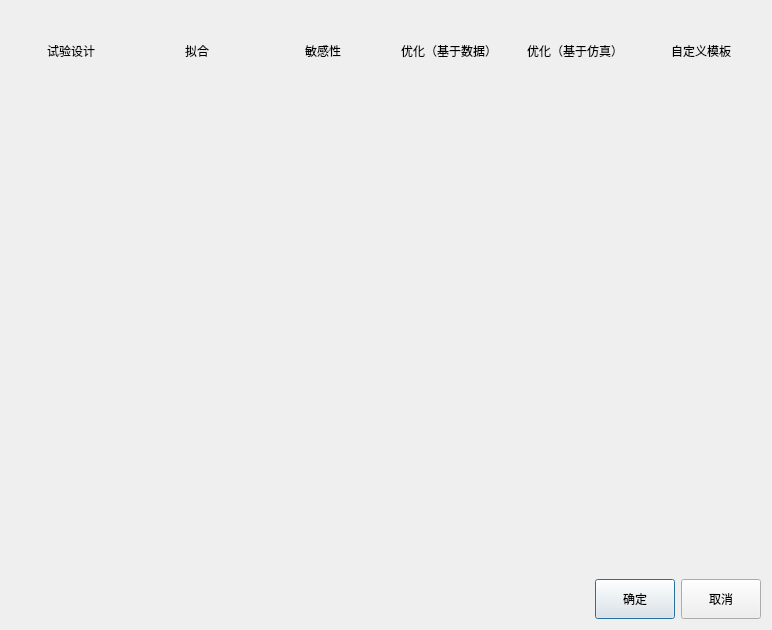
<?xml version="1.0" encoding="UTF-8"?>
<ui version="4.0">
 <class>Procedures</class>
 <widget class="QDialog" name="Procedures">
  <property name="geometry">
   <rect>
    <x>0</x>
    <y>0</y>
    <width>770</width>
    <height>630</height>
   </rect>
  </property>
  <property name="windowTitle">
   <string>选择模板</string>
  </property>
  <layout class="QVBoxLayout" name="verticalLayout">
   <item>
    <layout class="QHBoxLayout" name="horizontalLayout_2">
     <item>
      <widget class="QToolButton" name="Button_doe">
       <property name="sizePolicy">
        <sizepolicy hsizetype="Fixed" vsizetype="Fixed">
         <horstretch>0</horstretch>
         <verstretch>0</verstretch>
        </sizepolicy>
       </property>
       <property name="minimumSize">
        <size>
         <width>120</width>
         <height>80</height>
        </size>
       </property>
       <property name="maximumSize">
        <size>
         <width>120</width>
         <height>80</height>
        </size>
       </property>
       <property name="toolTip">
        <string>实验设计</string>
       </property>
       <property name="text">
        <string>试验设计</string>
       </property>
       <property name="icon">
        <iconset resource="../../../icons.qrc">
         <normaloff>:/pic/icons/template_实验设计模板icon.png</normaloff>:/pic/icons/template_实验设计模板icon.png</iconset>
       </property>
       <property name="iconSize">
        <size>
         <width>50</width>
         <height>50</height>
        </size>
       </property>
       <property name="checkable">
        <bool>true</bool>
       </property>
       <property name="checked">
        <bool>false</bool>
       </property>
       <property name="autoExclusive">
        <bool>true</bool>
       </property>
       <property name="toolButtonStyle">
        <enum>Qt::ToolButtonTextUnderIcon</enum>
       </property>
       <property name="autoRaise">
        <bool>true</bool>
       </property>
      </widget>
     </item>
     <item>
      <widget class="QToolButton" name="Button_fit">
       <property name="sizePolicy">
        <sizepolicy hsizetype="Fixed" vsizetype="Fixed">
         <horstretch>0</horstretch>
         <verstretch>0</verstretch>
        </sizepolicy>
       </property>
       <property name="minimumSize">
        <size>
         <width>120</width>
         <height>80</height>
        </size>
       </property>
       <property name="maximumSize">
        <size>
         <width>120</width>
         <height>80</height>
        </size>
       </property>
       <property name="toolTip">
        <string>快速建模</string>
       </property>
       <property name="text">
        <string>拟合</string>
       </property>
       <property name="icon">
        <iconset resource="../../../icons.qrc">
         <normaloff>:/pic/icons/template_拟合模板icon.png</normaloff>:/pic/icons/template_拟合模板icon.png</iconset>
       </property>
       <property name="iconSize">
        <size>
         <width>50</width>
         <height>50</height>
        </size>
       </property>
       <property name="checkable">
        <bool>true</bool>
       </property>
       <property name="checked">
        <bool>false</bool>
       </property>
       <property name="autoExclusive">
        <bool>true</bool>
       </property>
       <property name="toolButtonStyle">
        <enum>Qt::ToolButtonTextUnderIcon</enum>
       </property>
       <property name="autoRaise">
        <bool>true</bool>
       </property>
      </widget>
     </item>
     <item>
      <widget class="QToolButton" name="Button_sa">
       <property name="sizePolicy">
        <sizepolicy hsizetype="Fixed" vsizetype="Fixed">
         <horstretch>0</horstretch>
         <verstretch>0</verstretch>
        </sizepolicy>
       </property>
       <property name="minimumSize">
        <size>
         <width>120</width>
         <height>80</height>
        </size>
       </property>
       <property name="maximumSize">
        <size>
         <width>120</width>
         <height>80</height>
        </size>
       </property>
       <property name="toolTip">
        <string>设计变量的敏度分析</string>
       </property>
       <property name="text">
        <string>敏感性</string>
       </property>
       <property name="icon">
        <iconset resource="../../../icons.qrc">
         <normaloff>:/pic/icons/template_敏感性分析模板icon.png</normaloff>:/pic/icons/template_敏感性分析模板icon.png</iconset>
       </property>
       <property name="iconSize">
        <size>
         <width>50</width>
         <height>50</height>
        </size>
       </property>
       <property name="checkable">
        <bool>true</bool>
       </property>
       <property name="checked">
        <bool>false</bool>
       </property>
       <property name="autoExclusive">
        <bool>true</bool>
       </property>
       <property name="toolButtonStyle">
        <enum>Qt::ToolButtonTextUnderIcon</enum>
       </property>
       <property name="autoRaise">
        <bool>true</bool>
       </property>
      </widget>
     </item>
     <item>
      <widget class="QToolButton" name="Button_opt">
       <property name="sizePolicy">
        <sizepolicy hsizetype="Fixed" vsizetype="Fixed">
         <horstretch>0</horstretch>
         <verstretch>0</verstretch>
        </sizepolicy>
       </property>
       <property name="minimumSize">
        <size>
         <width>120</width>
         <height>80</height>
        </size>
       </property>
       <property name="maximumSize">
        <size>
         <width>120</width>
         <height>80</height>
        </size>
       </property>
       <property name="toolTip">
        <string>基于数据输入的快速建模及优化设计</string>
       </property>
       <property name="text">
        <string>优化（基于数据）</string>
       </property>
       <property name="icon">
        <iconset resource="../../../icons.qrc">
         <normaloff>:/pic/icons/template_优化模板icon.png</normaloff>:/pic/icons/template_优化模板icon.png</iconset>
       </property>
       <property name="iconSize">
        <size>
         <width>50</width>
         <height>50</height>
        </size>
       </property>
       <property name="checkable">
        <bool>true</bool>
       </property>
       <property name="checked">
        <bool>false</bool>
       </property>
       <property name="autoExclusive">
        <bool>true</bool>
       </property>
       <property name="toolButtonStyle">
        <enum>Qt::ToolButtonTextUnderIcon</enum>
       </property>
       <property name="autoRaise">
        <bool>true</bool>
       </property>
      </widget>
     </item>
     <item>
      <widget class="QToolButton" name="Button_opt_FECalcuFile">
       <property name="sizePolicy">
        <sizepolicy hsizetype="Fixed" vsizetype="Fixed">
         <horstretch>0</horstretch>
         <verstretch>0</verstretch>
        </sizepolicy>
       </property>
       <property name="minimumSize">
        <size>
         <width>120</width>
         <height>80</height>
        </size>
       </property>
       <property name="maximumSize">
        <size>
         <width>120</width>
         <height>80</height>
        </size>
       </property>
       <property name="toolTip">
        <string>基于有限元仿真的快速建模及优化设计</string>
       </property>
       <property name="text">
        <string>优化（基于仿真）</string>
       </property>
       <property name="icon">
        <iconset resource="../../../icons.qrc">
         <normaloff>:/pic/icons/template_优化模板icon.png</normaloff>:/pic/icons/template_优化模板icon.png</iconset>
       </property>
       <property name="iconSize">
        <size>
         <width>50</width>
         <height>50</height>
        </size>
       </property>
       <property name="checkable">
        <bool>true</bool>
       </property>
       <property name="checked">
        <bool>false</bool>
       </property>
       <property name="autoExclusive">
        <bool>true</bool>
       </property>
       <property name="toolButtonStyle">
        <enum>Qt::ToolButtonTextUnderIcon</enum>
       </property>
       <property name="autoRaise">
        <bool>true</bool>
       </property>
      </widget>
     </item>
     <item>
      <widget class="QToolButton" name="Button_modify">
       <property name="sizePolicy">
        <sizepolicy hsizetype="Fixed" vsizetype="Fixed">
         <horstretch>0</horstretch>
         <verstretch>0</verstretch>
        </sizepolicy>
       </property>
       <property name="minimumSize">
        <size>
         <width>120</width>
         <height>80</height>
        </size>
       </property>
       <property name="maximumSize">
        <size>
         <width>120</width>
         <height>80</height>
        </size>
       </property>
       <property name="toolTip">
        <string>用户自定义模板</string>
       </property>
       <property name="text">
        <string>自定义模板</string>
       </property>
       <property name="icon">
        <iconset resource="../../../icons.qrc">
         <normaloff>:/pic/icons/template_自定义模板icon.png</normaloff>:/pic/icons/template_自定义模板icon.png</iconset>
       </property>
       <property name="iconSize">
        <size>
         <width>50</width>
         <height>50</height>
        </size>
       </property>
       <property name="checkable">
        <bool>true</bool>
       </property>
       <property name="checked">
        <bool>false</bool>
       </property>
       <property name="autoExclusive">
        <bool>true</bool>
       </property>
       <property name="toolButtonStyle">
        <enum>Qt::ToolButtonTextUnderIcon</enum>
       </property>
       <property name="autoRaise">
        <bool>true</bool>
       </property>
      </widget>
     </item>
    </layout>
   </item>
   <item>
    <widget class="QStackedWidget" name="stackedWidget">
     <property name="styleSheet">
      <string notr="true"/>
     </property>
     <property name="currentIndex">
      <number>2</number>
     </property>
     <widget class="ProcedureDOEDiagram" name="page_doe"/>
     <widget class="ProcedureFitDiagram" name="page_fit"/>
     <widget class="ProcedureSADiagram" name="page_sa"/>
     <widget class="ProcedureOptDataDiagram" name="page_opt_data"/>
     <widget class="ProcedureOptCAEDiagram" name="page_opt_cae"/>
     <widget class="QWidget" name="page_custom"/>
    </widget>
   </item>
   <item>
    <layout class="QHBoxLayout" name="horizontalLayout">
     <item>
      <spacer name="horizontalSpacer">
       <property name="orientation">
        <enum>Qt::Horizontal</enum>
       </property>
       <property name="sizeHint" stdset="0">
        <size>
         <width>40</width>
         <height>20</height>
        </size>
       </property>
      </spacer>
     </item>
     <item>
      <widget class="QPushButton" name="Btn_yes">
       <property name="minimumSize">
        <size>
         <width>80</width>
         <height>40</height>
        </size>
       </property>
       <property name="maximumSize">
        <size>
         <width>80</width>
         <height>40</height>
        </size>
       </property>
       <property name="text">
        <string>确定</string>
       </property>
      </widget>
     </item>
     <item>
      <widget class="QPushButton" name="Btn_cancel">
       <property name="minimumSize">
        <size>
         <width>80</width>
         <height>40</height>
        </size>
       </property>
       <property name="maximumSize">
        <size>
         <width>80</width>
         <height>40</height>
        </size>
       </property>
       <property name="text">
        <string>取消</string>
       </property>
      </widget>
     </item>
    </layout>
   </item>
  </layout>
 </widget>
 <customwidgets>
  <customwidget>
   <class>ProcedureOptCAEDiagram</class>
   <extends>QWidget</extends>
   <header location="global">ui.main.widgets.procedureOptCAEDiagram</header>
   <container>1</container>
  </customwidget>
  <customwidget>
   <class>ProcedureOptDataDiagram</class>
   <extends>QWidget</extends>
   <header location="global">ui.main.widgets.procedureOptDataDiagram</header>
   <container>1</container>
  </customwidget>
  <customwidget>
   <class>ProcedureDOEDiagram</class>
   <extends>QWidget</extends>
   <header>ui.main.widgets.procedureDOEDiagram</header>
   <container>1</container>
  </customwidget>
  <customwidget>
   <class>ProcedureFitDiagram</class>
   <extends>QWidget</extends>
   <header>ui.main.widgets.procedureFitDiagram</header>
   <container>1</container>
  </customwidget>
  <customwidget>
   <class>ProcedureSADiagram</class>
   <extends>QWidget</extends>
   <header>ui.main.widgets.procedureSADiagram</header>
   <container>1</container>
  </customwidget>
 </customwidgets>
 <resources>
  <include location="../../../icons.qrc"/>
 </resources>
 <connections/>
</ui>
